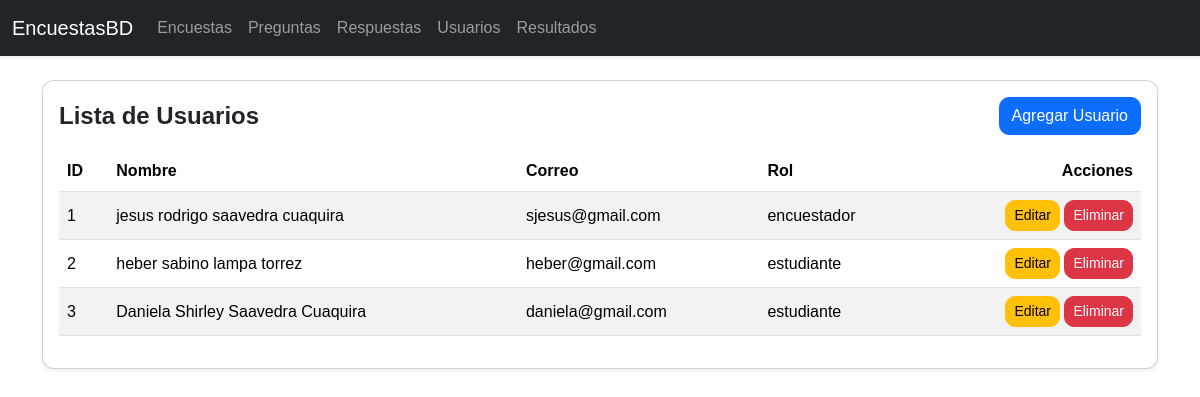
Screenshot of /usuarios/ with the database file from the repository.
### tables this page shows
CREATE TABLE usuarios (
    id INTEGER PRIMARY KEY AUTOINCREMENT,
    nombre TEXT NOT NULL,
    correo TEXT NOT NULL,
    rol TEXT NOT NULL
);

### usuarios/__init__.py (the view)
@usuarios_bp.route("/")
def usuarios_index():
    db = get_db()
    usuarios = db.execute("SELECT * FROM usuarios").fetchall()
    return render_template("usuarios_index.html", usuarios=usuarios)

### app.py (called while the page is built)
@app.teardown_appcontext
def teardown_db(exception):
    close_db()

### database.py (called while the page is built)
def get_db():
    db = getattr(g, "_database", None)
    if db is None:
        db = g._database = sqlite3.connect(DATABASE)
        db.row_factory = sqlite3.Row
    return db

### templates/usuarios_index.html (shortened to what this page needs)
{% extends "base.html" %}
{% block content %}
<div class="card shadow-sm">
  <div class="card-body">
    <div class="d-flex justify-content-between align-items-center mb-3">
      <h1 class="h4 m-0">Lista de Usuarios</h1>
      <a href="{{ url_for('usuarios.usuarios_add') }}" class="btn btn-primary">Agregar Usuario</a>
    </div>
    <table class="table table-striped align-middle">
      <thead>
        <tr>
          <th>ID</th>
          <th>Nombre</th>
          <th>Correo</th>
          <th>Rol</th>
          <th class="text-end">Acciones</th>
        </tr>
      </thead>
      <tbody>
        {% for u in usuarios %}
        <tr>
          <td>{{ u.id }}</td>
          <td>{{ u.nombre }}</td>
          <td>{{ u.correo }}</td>
          <td>{{ u.rol }}</td>
          <td class="text-end">
            <a href="{{ url_for('usuarios.usuarios_edit', id=u.id) }}" class="btn btn-warning btn-sm">Editar</a>
            <a onclick="return confirm('¿Seguro que deseas eliminar este usuario?')"
               href="{{ url_for('usuarios.usuarios_delete', id=u.id) }}"
               class="btn btn-danger btn-sm">Eliminar</a>
          </td>
        </tr>
        {% endfor %}
      </tbody>
    </table>
  </div>
</div>
{% endblock %}

### static/styles.css (style rules this page uses)
body { background-image: url("https://wallpapers.com/images/hd/darling-in-the-franxx-lovely-couple-o31g3xt2x8baqsm1.jpg"); background-size: cover; background-position: center; background-attachment: fixed; background-repeat: no-repeat; font-family: Arial, sans-serif; }
.container h1 { font-weight: bold; }
.table { background: white !important; }
.card { border-radius: 12px; }
.btn { border-radius: 10px; }

### rows the page displays
usuarios: id "1", nombre "jesus rodrigo saavedra cuaquira", correo "sjesus@gmail.com", rol "encuestador"
usuarios: id "2", nombre "heber sabino lampa torrez", correo "heber@gmail.com", rol "estudiante"
usuarios: id "3", nombre "Daniela Shirley Saavedra Cuaquira", correo "daniela@gmail.com", rol "estudiante"
